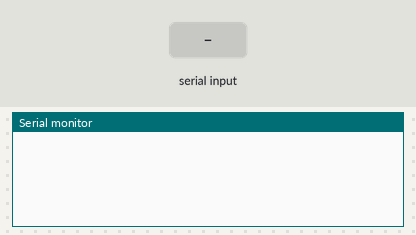
Bench run of a sketch on a simulated Arduino Uno, built with avr-gcc and run on an emulated ATmega328P. On the bench: the last lines printed to the serial monitor. Inputs (shaded band) come from the test bench.

Above: at 1.2 s.
1.3 s: "1\n" received over the second serial link
At 1.8 s:
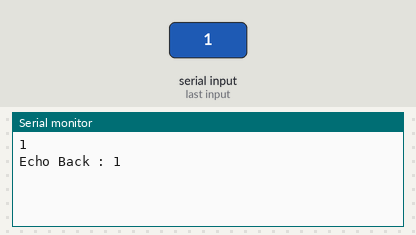
2.8 s: "0\n" received over the second serial link
At 4.0 s:
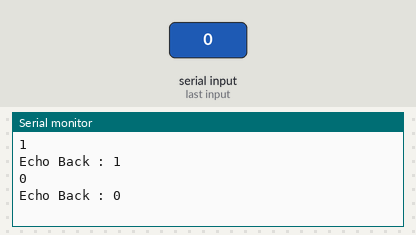
4.3 s: "2\n" received over the second serial link
At 5.2 s:
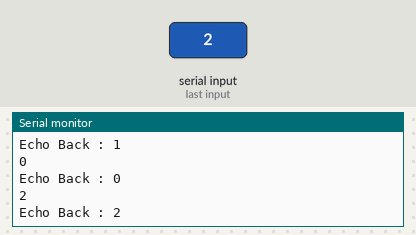

Measured:
- after the input at 1.3 s, the serial monitor: prints a new line at once (image 1)
- after the input at 2.8 s, the serial monitor: prints a new line at once (image 2)
- after the input at 4.3 s, the serial monitor: prints a new line at once (image 3)

The sketch:

Test.ino
```cpp
#include <SoftwareSerial.h>
SoftwareSerial BTSerial(9, 8); // SoftwareSerial(RX, TX)
byte buffer[1024]; // 데이터 수신 버퍼
int bufferPosition; // 버퍼에 기록할 위치
void setup()
{
BTSerial.begin(9600); // 블루투스 모듈 초기화
Serial.begin(9600); // 시리얼 모니터 초기화
bufferPosition = 0;
}
void loop()
{
if (BTSerial.available()){ // 블루투스로 데이터 수신
byte data = BTSerial.read();
Serial.write(data); // 수신된 데이터 시리얼 모니터로 출력
buffer[bufferPosition++] = data;
if(data == '\n'){ // 문자열 종료 표시
buffer[bufferPosition] = '\0';
// 스마트폰으로 전송할 문자열을 시리얼 모니터에 출력
Serial.print("Echo Back : ");
Serial.write(buffer, bufferPosition);
// 스마트폰으로 문자열 전송
BTSerial.write(buffer, bufferPosition);
bufferPosition = 0;
}
}
}
```
